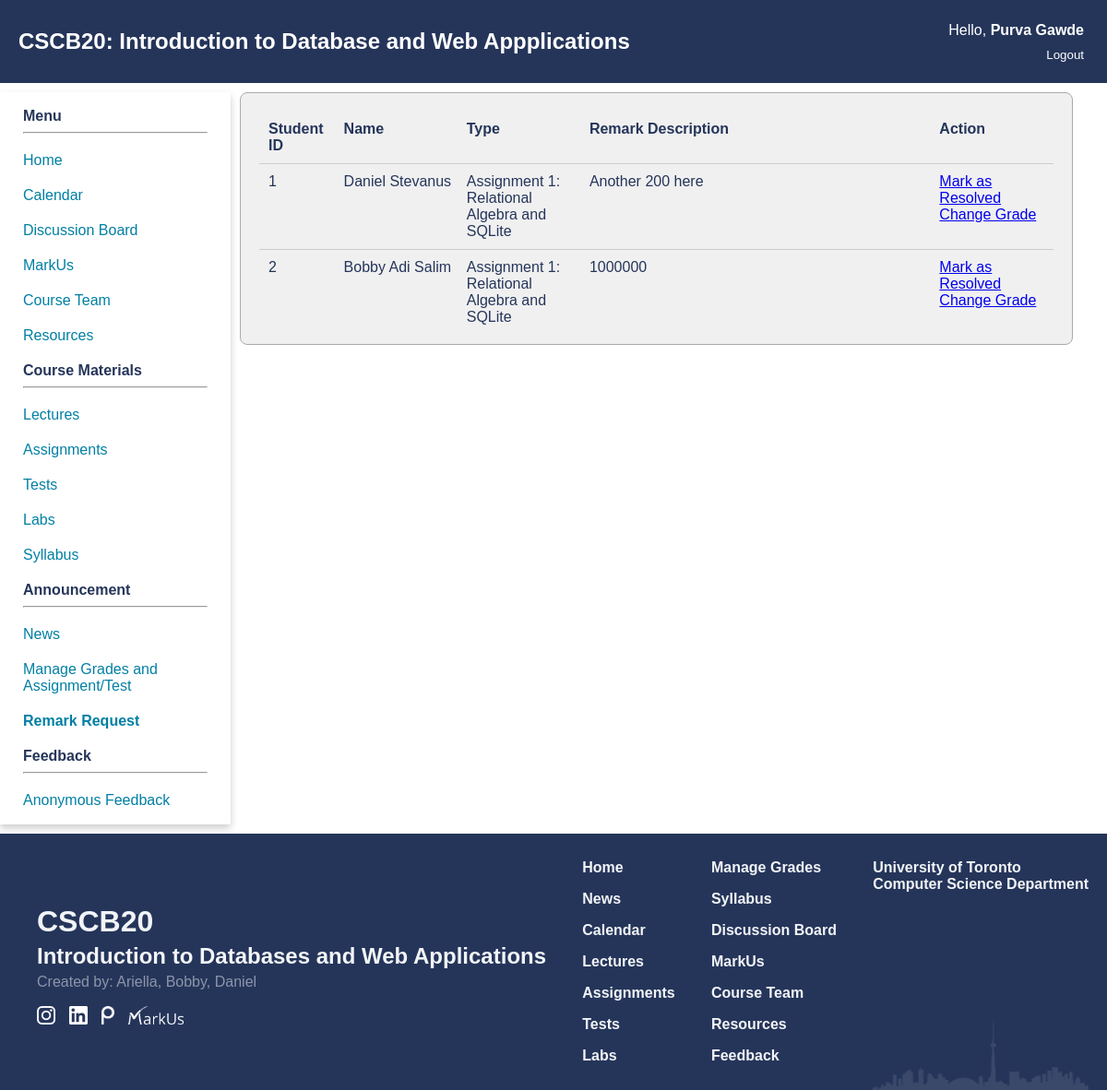
/grades/remarks (signed in), run on the app's committed database.
### app.py (models this page shows)
class RemarkRequest(db.Model):
    id = db.Column(db.Integer, primary_key = True)
    grade_id = db.Column(db.Integer, db.ForeignKey('grades.id'),nullable =False)
    desc = db.Column(db.Text)
    solved = db.Column(db.Integer, default = 0)
    date_created = db.Column(db.Date, default = datetime.utcnow)

class Student(db.Model):
    id = db.Column(db.Integer, primary_key = True)
    username = db.Column(db.String(50), unique = True, nullable = False)
    password = db.Column(db.Text, nullable = False)
    name = db.Column(db.String(250), nullable = False)
    date_created = db.Column(db.Date, default = datetime.utcnow)
    grades = db.relationship("Grades", backref = 'student', lazy = True)

class Test(db.Model):
    id = db.Column(db.Integer, primary_key = True, nullable = True)
    name = db.Column(db.String(250), nullable = False)
    desc = db.Column(db.Text)
    weight = db.Column(db.Integer, nullable = False)
    type = db.Column(db.String(50), nullable = False)
    due_date = db.Column(db.Date)
    grades = db.relationship("Grades", backref = 'test', lazy = True)

### app.py (the view, shortened to what this page needs)
@app.route('/grades/remarks', methods = ["GET", "POST"])
def remark():
    if not isInstructor(session) and not isStudent(session):
        return redirect('/')
    if request.method == 'GET':
        if isStudent(session):
            grades = Grades.query.filter(Grades.student_id == session["student_id"])
            return render_template("remarks_add.html", grades = grades, remarks = True)
        if isInstructor(session):
            lst_remarks = RemarkRequest.query.filter(RemarkRequest.solved == 0).order_by(RemarkRequest.id.asc()).all()
            return render_template("remarks.html", lst_remarks = lst_remarks, remarks = True)

### app.py (called while the page is built)
def isInstructor(identity):
    if "auth" in identity and identity["auth"] == 'Instructor':
        return True
    return False

def isStudent(identity):
    if "auth" in identity and identity["auth"] == 'Student':
        return True
    return False

### templates/remarks.html
{% extends 'home_template.html' %}
{% block extra_css %}
<link href="{{ url_for('static', filename='css/remarks.css') }}" rel="stylesheet" type="text/css">
{% endblock %}
{% block content %}
<main class="labs">
  <div class="table-container">
      <div class="row">
          <div class="column-5"><b>Student ID</b></div>
          <div class="column"><b>Name</b></div>
          <div class="column"><b>Type</b></div>
          <div class="column-desc"><b>Remark Description</b> </div>
          <div class="column"><b>Action</b></div>
        </div>
        {% for remark in lst_remarks %}
        <div class="row">
            <div class="column-5">{{ remark.grade.student.id }}</div>
            <div class="column">{{ remark.grade.student.name }}</div>
            <div class="column">{{ remark.grade.test.name }}</div>
            <div class="column-desc">{{ remark.desc }}</div>
            <div class="column">
                <div><a href="/grades/remarks/{{ remark.id }}/resolve">Mark as Resolved</a></div>
                <div><a href="/grades/{{ remark.grade.test.id }}?id={{ remark.grade.id }}">Change Grade</a></div>
            </div>
        </div>
        {% endfor %}
  </div>
</main>
{% endblock %}

### static/css/navbar.css (style rules this page uses)
:root { --primary_color: #25355A; --secondary_color: #007FA3; --phone_size: 600px; }
body { margin: 0; padding: 0; font-family: Arial, sans-serif; }
main { grid-area: content; padding: 20px; padding: 0px 10px 0px 10px; width: 95%; }

### static/css/index.css (style rules this page uses)
:root { --primary_color: #25355A; --secondary_color: #007FA3; }
body { background-color: #FFFFFF; color: var(--primary_color); font-family: Geneva, Arial, Helvetica, sans-serif; }

### static/css/remarks.css (style rules this page uses)
.labs .table-container { display: flex; flex-direction: column; background-color: #f0f0f0; padding: 20px; border-radius: 8px; border-color: #aaaaaa; border-style: solid; border-width: thin; }
.labs .row { display: flex; justify-content: space-between; padding: 10px 0; border-bottom: 1px solid #ccc; }
.labs .column-5 { flex: 0.5; padding: 0 10px; }
.labs .column { flex: 1; padding-left: 10px; }
.labs .column-desc { flex:3; padding-left: 10px; }
.row:last-child { padding-bottom: 0px; border-bottom-style: none; }

### data on the page
RemarkRequest: grade.student.id "1", grade.student.name "Daniel Stevanus", grade.test.name "Assignment 1: Relational Algebra and SQLite", desc "Another 200 here"
RemarkRequest: grade.student.id "2", grade.student.name "Bobby Adi Salim", grade.test.name "Assignment 1: Relational Algebra and SQLite", desc "1000000"

### other printed values
{{ session["name"] }} "Purva Gawde"
